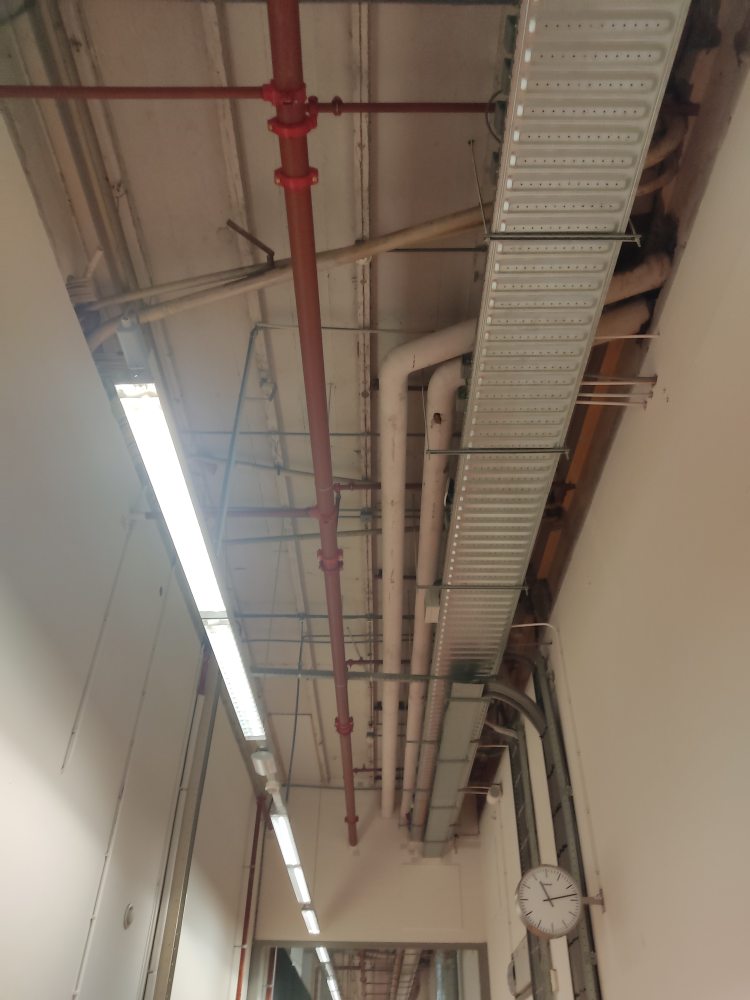
#> input picture back_end/data/single_image_user/808_user_photo.jpg, 3000 x 4000 px, found by its file name (shown at 1/4 size)
$ python image_matching.py
#> lines starting #> are read from the running program, lines starting #| are printed output that depends on the picture
import numpy as np
import cv2 as cv
from matplotlib import pyplot as plt
import glob
import time


def orb(img_user,img_ref):
    orb = cv.ORB_create(nfeatures=5000)
    # Keypoints & Descriptors
    kp1, des1 = orb.detectAndCompute(img_user,None)
    kp2, des2 = orb.detectAndCompute(img_ref,None)
    img_user = cv.drawKeypoints(img_user, kp1, None, color=(0,255,0), flags=0)
    img_ref = cv.drawKeypoints(img_ref, kp2, None, color=(0,255,0), flags=0)

    return kp1,kp2,des1,des2

def sift(img_user,img_ref):
    sift = cv.SIFT_create()
    kp1, des1 = sift.detectAndCompute(img_user,None)
    kp2, des2 = sift.detectAndCompute(img_ref,None)
    return kp1,kp2,des1,des2


def brute_force(img_user,img_ref):
    # ORB
    bf = cv.BFMatcher(cv.NORM_HAMMING)
    # SIFT
    # bf = cv.BFMatcher(cv.NORM_L2)
    kp1,kp2,des1,des2=orb(img_user,img_ref)
    matches = bf.knnMatch(des1,des2,2)
    print(matches[0])
    ratio_thresh = 0.6
    passed_matches= []
    for i,j in matches:
        if i.distance < ratio_thresh * j.distance:
            passed_matches.append(i)
    # passed_matches=sorted(passed_matches, key = lambda x:x.distance)
    return passed_matches
    # matches = sorted(matches, key = lambda x:x.distance)

def flann(img_user,img_ref):
    bf = cv.DescriptorMatcher_create(cv.DescriptorMatcher_FLANNBASED)
    kp1,kp2,des1,des2=orb(img_user,img_ref)
    des1 = np.float32(des1)
    des2 = np.float32(des2)
    matches= bf.knnMatch(des1,des2,2)
    ratio_thresh = 0.6
    passed_matches= []
    for i,j in matches:
        if i.distance < ratio_thresh * j.distance:
            passed_matches.append(i)
    return passed_matches


def main():
    start = time.time()
    path = "../back_end/data/single_image_database/"
    all_files = glob.glob(path + "*.jpg")
    img_user = cv.imread('../back_end/data/single_image_user/808_user_photo.jpg',cv.IMREAD_GRAYSCALE)
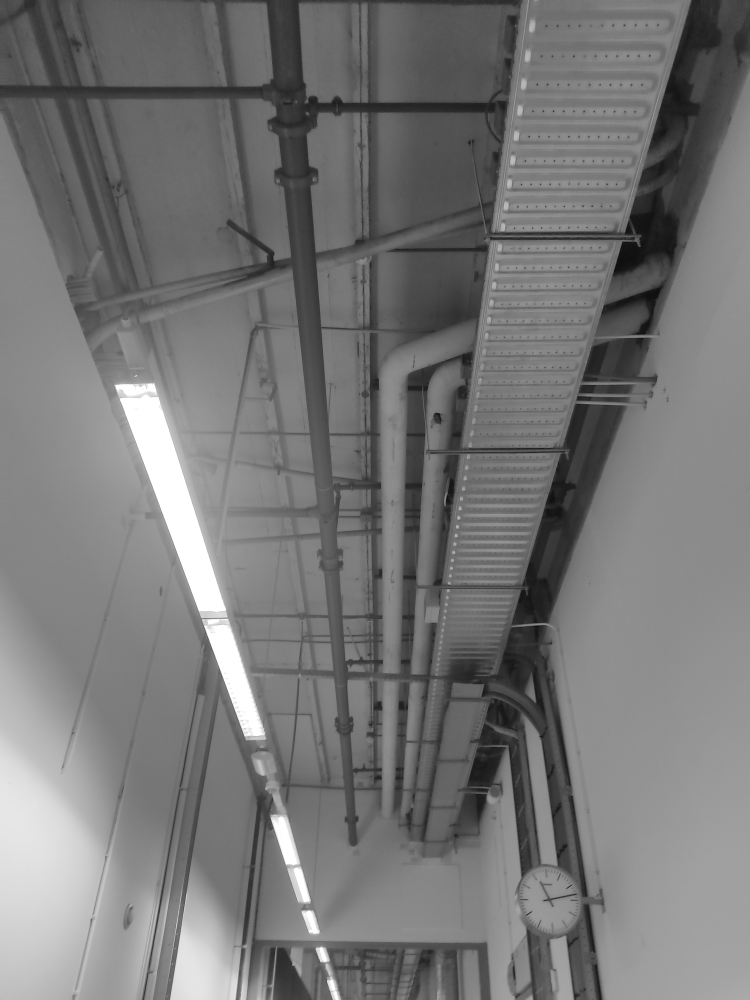
#> img_user: shape (4000, 3000) (shown at 1/4 size); min 0, max 255, mean 118.7
    for all_img_ref in all_files:
        img_ref = cv.imread("{}".format(all_img_ref),cv.IMREAD_GRAYSCALE)
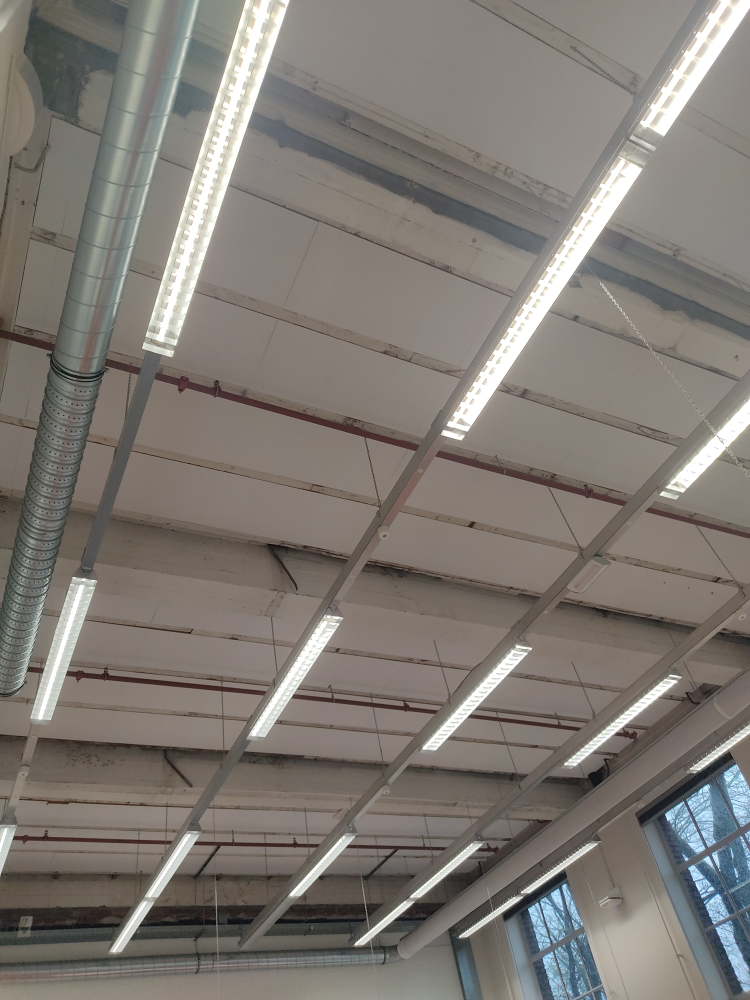
#> input picture back_end/data/single_image_database/430_db_photo.jpg, 3000 x 4000 px (shown at 1/4 size)
#> img_ref: shape (4000, 3000); min 0, max 255, mean 122.9
        kp1,kp2,des1,des2 = orb(img_user,img_ref)
#> in orb, `kp1, des1 = orb.detectAndCompute(img_user,None)`: kp1 = 5000 keypoints; strongest (x, y, size): (817, 2505, 31), (979, 2945, 31), (796, 2445, 31), (817, 2504, 37.2)
#> in orb, `kp2, des2 = orb.detectAndCompute(img_ref,None)`: kp2 = 5000 keypoints; strongest (x, y, size): (2817, 3613, 31), (2818, 3612, 37.2), (2863, 2993, 31), (2084, 3571, 31)
#> in orb, `img_ref = cv.drawKeypoints(img_ref, kp2, None, color=(0,255,0), flags=0)`:
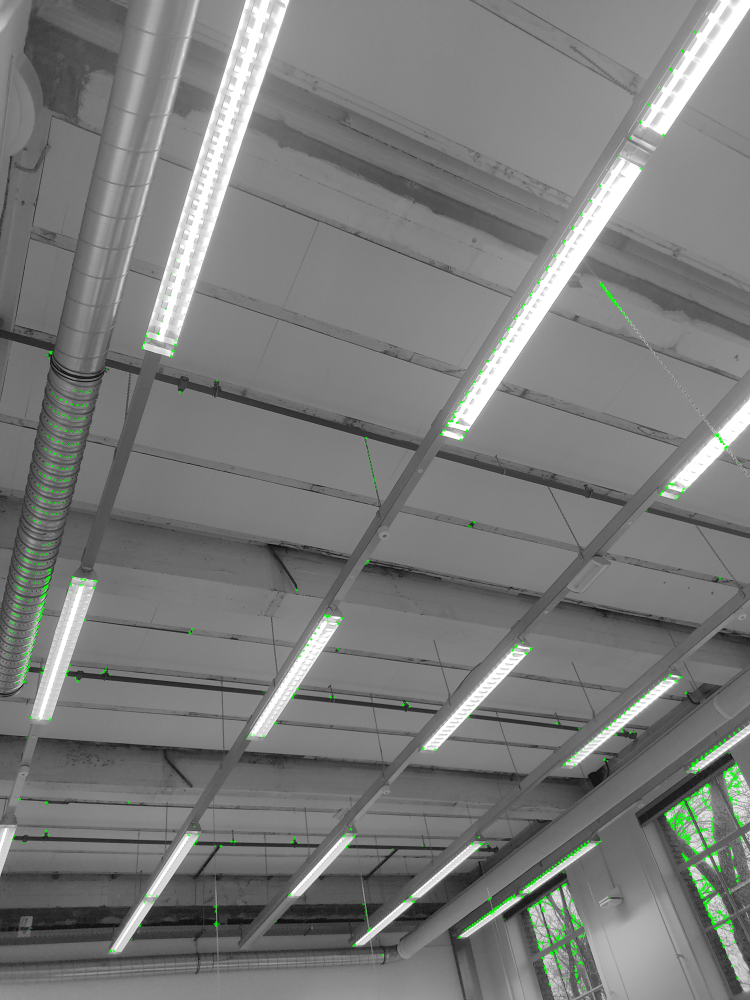
#> img_ref: shape (4000, 3000, 3) (shown at 1/4 size); mean of channels 0, 1, 2 122.1, 123.4, 122.1; drawn as B, G, R
        # kp1,kp2,des1,des2 = sift(img_user,img_ref)
        # matches = brute_force(img_user,img_ref)
        matches_fl =flann(img_user,img_ref)
#> in flann, `matches= bf.knnMatch(des1,des2,2)`: matches = 5000 matches
#> after the loop in flann, `for i,j in matches:`: passed_matches = 9 matches
#> matches_fl = 9 matches
        # plt.imshow(img_user), plt.show()
        # plt.imshow(img_ref), plt.show()
        keypoints_1 = cv.drawKeypoints(img_user, kp1, 3, color=(0,255,0), flags=cv.DRAW_MATCHES_FLAGS_DRAW_RICH_KEYPOINTS)
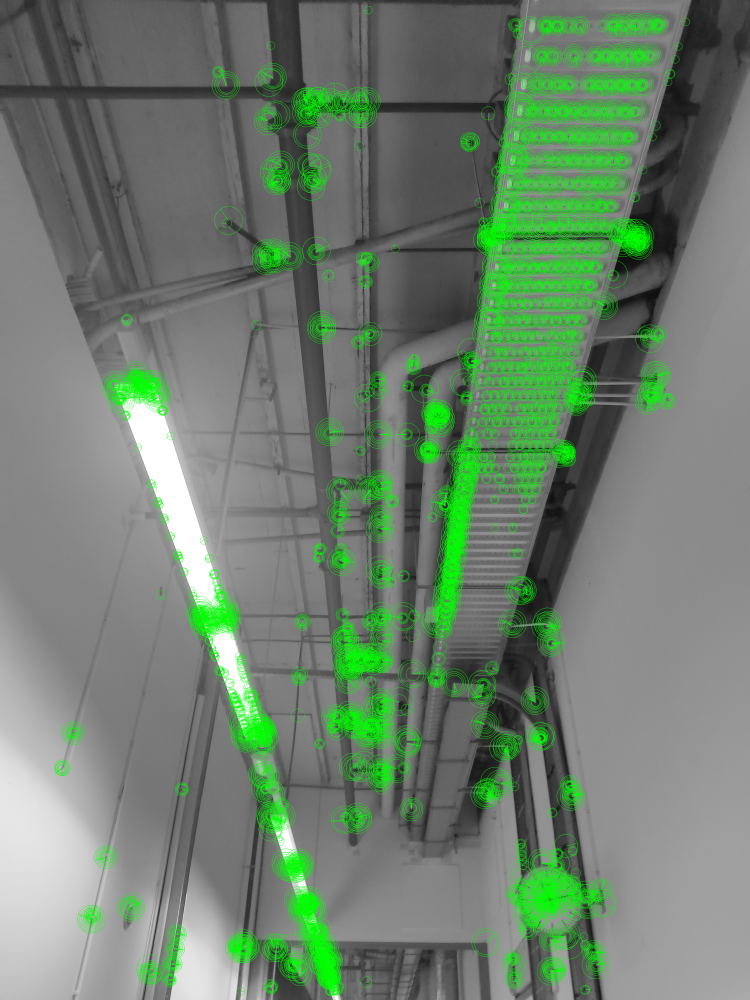
#> keypoints_1: shape (4000, 3000, 3) (shown at 1/4 size); mean of channels 0, 1, 2 109.9, 128.7, 109.9; drawn as B, G, R
        # keypoints_2 = cv.drawKeypoints(img_ref, kp2, None, color=(0,255,0), flags=cv.DRAW_MATCHES_FLAGS_DRAW_RICH_KEYPOINTS)
        img3 = cv.drawMatches(img_user,kp1,img_ref,kp2,matches_fl[:500],None,flags=cv.DrawMatchesFlags_NOT_DRAW_SINGLE_POINTS,matchColor=(0,255,0))
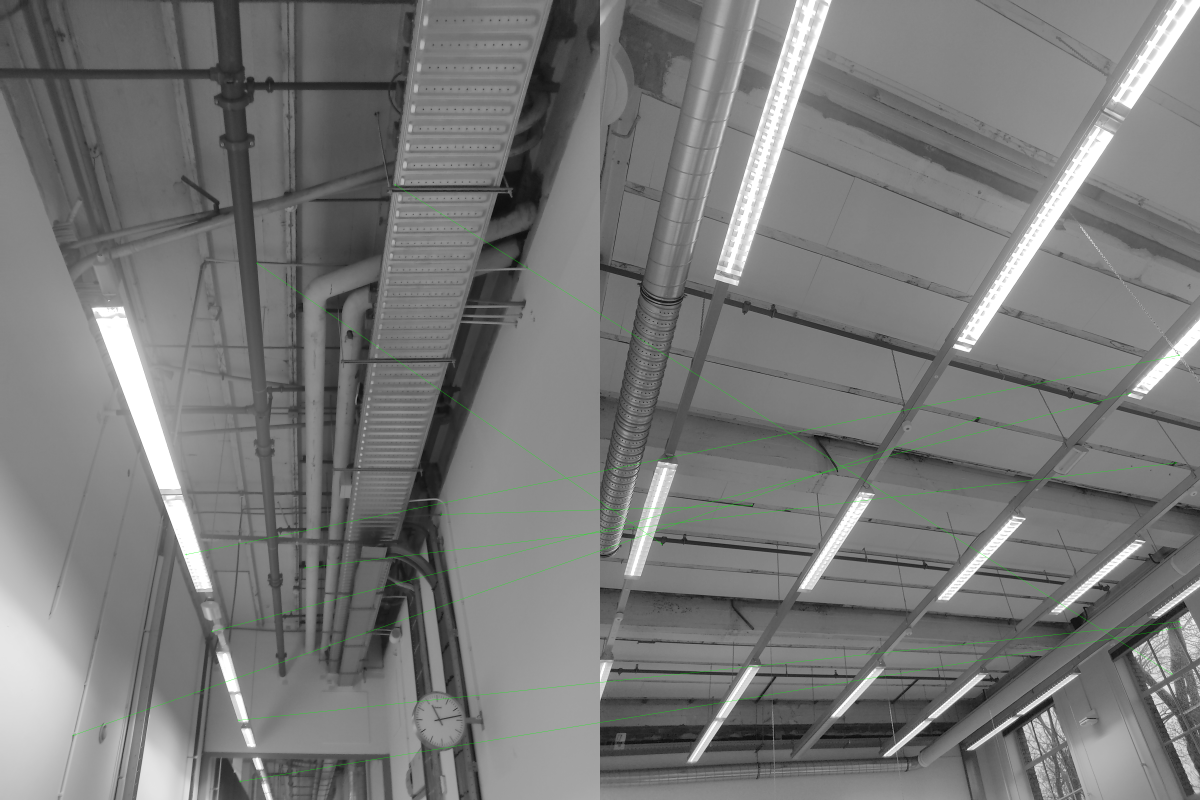
#> img3: shape (4000, 6000, 3) (shown at 1/5 size); mean of channels 0, 1, 2 120.5, 121.1, 120.5; drawn as B, G, R
        plt.imshow(keypoints_1)
        # plt.show()
        # plt.imshow(keypoints_2)
        # plt.show()
        plt.imshow(img3)
        plt.show()
        print(len(keypoints_1))
#| 4000
        print(all_img_ref,len(matches_fl))
#| back_end/data/single_image_database/430_db_photo.jpg 9
        # print(all_img_ref,len(matches_fl))
    print("Time elapsed: {:.4f}".format(time.time()-start))


if __name__ == "__main__":
    main()
